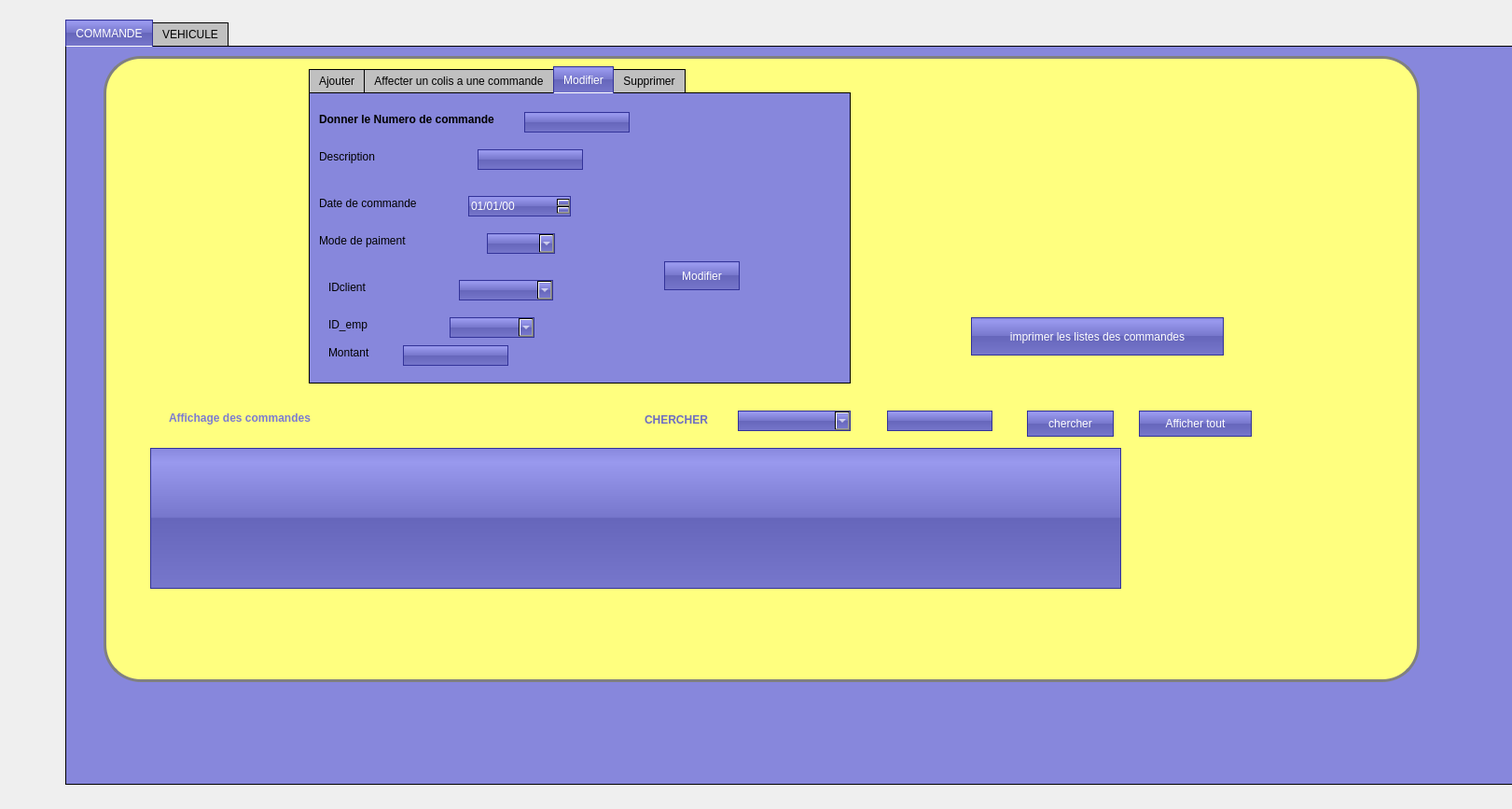
<?xml version="1.0" encoding="UTF-8"?>
<ui version="4.0">
 <class>Gestioncommandes</class>
 <widget class="QDialog" name="Gestioncommandes">
  <property name="geometry">
   <rect>
    <x>0</x>
    <y>0</y>
    <width>1621</width>
    <height>867</height>
   </rect>
  </property>
  <property name="windowTitle">
   <string>Dialog</string>
  </property>
  <widget class="QTabWidget" name="tabWidget">
   <property name="geometry">
    <rect>
     <x>70</x>
     <y>20</y>
     <width>1611</width>
     <height>821</height>
    </rect>
   </property>
   <property name="styleSheet">
    <string notr="true">QLineEdit {
	font: 75 8pt &quot;MS Shell Dlg 2&quot;;
border: 3px solid gray;
border-radius: 70pxt;
background: white;
}
QDateEdit {
	font: 75 8pt &quot;MS Shell Dlg 2&quot;;
border: 3px solid gray;
border-radius: 40pxt;
background: white;
}
QComboBox {
color: white;
background-color: QLinearGradient( x1: 0, y1: 0, x2: 0, y2: 1, stop: 0 #88d, stop: 0.1 #99e, stop: 0.49 #77c, stop: 0.5 #66b, stop: 1 #77c);
border-width: 1px;
border-color: #339;
border-style: solid;
}
QPushButton
{
 color: white;
background-color: QLinearGradient( x1: 0, y1: 0, x2: 0, y2: 1, stop: 0 #88d, stop: 0.1 #99e, stop: 0.49 #77c, stop: 0.5 #66b, stop: 1 #77c);
border-width: 1px;
border-color: #339;
border-style: solid;

}
QPushButton:pressed
{
    background-color: QLinearGradient( x1: 0, y1: 0, x2: 0, y2: 1, stop: 0 #2d2d2d, stop: 0.1 #2b2b2b, stop: 0.5 #292929, stop: 0.9 #282828, stop: 1 #252525);
}
QTabWidget::pane {
    border: 1px solid black;
    background: rgb(135, 135, 220);
}

QTabWidget::tab-bar:top {
    top: 1px;
}

QTabWidget::tab-bar:bottom {
    bottom: 1px;
}

QTabWidget::tab-bar:left {
    right: 1px;
}

QTabWidget::tab-bar:right {
    left: 1px;
}

QTabBar::tab {
    border: 1px solid black;
}

QTabBar::tab:selected {
   color: white;
background-color: QLinearGradient( x1: 0, y1: 0, x2: 0, y2: 1, stop: 0 #88d, stop: 0.1 #99e, stop: 0.49 #77c, stop: 0.5 #66b, stop: 1 #77c);
border-width: 1px;
border-color: #339;
border-style: solid;
}

QTabBar::tab:!selected {
    background: silver;
}

QTabBar::tab:!selected:hover {
    background: #999;
}

QTabBar::tab:top:!selected {
    margin-top: 3px;
}

QTabBar::tab:bottom:!selected {
    margin-bottom: 3px;
}

QTabBar::tab:top, QTabBar::tab:bottom {
    min-width: 8ex;
    margin-right: -1px;
    padding: 5px 10px 5px 10px;
}

QTabBar::tab:top:selected {
    border-bottom-color: none;
}

QTabBar::tab:bottom:selected {
    border-top-color: none;
}

QTabBar::tab:top:last, QTabBar::tab:bottom:last,
QTabBar::tab:top:only-one, QTabBar::tab:bottom:only-one {
    margin-right: 0;
}

QTabBar::tab:left:!selected {
    margin-right: 3px;
}

QTabBar::tab:right:!selected {
    margin-left: 3px;
}

QTabBar::tab:left, QTabBar::tab:right {
    min-height: 8ex;
    margin-bottom: -1px;
    padding: 10px 5px 10px 5px;
}

QTabBar::tab:left:selected {
    border-left-color: none;
}

QTabBar::tab:right:selected {
    border-right-color: blue;
}

QTabBar::tab:left:last, QTabBar::tab:right:last,
QTabBar::tab:left:only-one, QTabBar::tab:right:only-one {
    margin-bottom: 0;
}</string>
   </property>
   <property name="currentIndex">
    <number>0</number>
   </property>
   <widget class="QWidget" name="tab">
    <attribute name="title">
     <string>COMMANDE</string>
    </attribute>
    <widget class="QGroupBox" name="groupBox">
     <property name="geometry">
      <rect>
       <x>40</x>
       <y>10</y>
       <width>1411</width>
       <height>671</height>
      </rect>
     </property>
     <property name="styleSheet">
      <string notr="true">QGroupBox {
border: 3px solid gray;
border-radius: 40px;
background: rgb(255, 255, 127);
}</string>
     </property>
     <property name="title">
      <string/>
     </property>
     <widget class="QLabel" name="label_4">
      <property name="geometry">
       <rect>
        <x>40</x>
        <y>150</y>
        <width>55</width>
        <height>16</height>
       </rect>
      </property>
      <property name="text">
       <string/>
      </property>
     </widget>
     <widget class="QLabel" name="label_11">
      <property name="geometry">
       <rect>
        <x>70</x>
        <y>380</y>
        <width>301</width>
        <height>16</height>
       </rect>
      </property>
      <property name="text">
       <string>&lt;html&gt;&lt;head/&gt;&lt;body&gt;&lt;p&gt;&lt;span style=&quot; font-size:9pt; font-weight:600; color:#7c7cd1;&quot;&gt;Affichage des commandes&lt;/span&gt;&lt;/p&gt;&lt;/body&gt;&lt;/html&gt;</string>
      </property>
     </widget>
     <widget class="QTableView" name="tabcommande">
      <property name="enabled">
       <bool>true</bool>
      </property>
      <property name="geometry">
       <rect>
        <x>50</x>
        <y>420</y>
        <width>1041</width>
        <height>151</height>
       </rect>
      </property>
      <property name="acceptDrops">
       <bool>false</bool>
      </property>
      <property name="styleSheet">
       <string notr="true"> QTableView  {
     color: white;
background-color: QLinearGradient( x1: 0, y1: 0, x2: 0, y2: 1, stop: 0 #88d, stop: 0.1 #99e, stop: 0.49 #77c, stop: 0.5 #66b, stop: 1 #77c);
border-width: 1px;
border-color: #339;
border-style: solid;
 }</string>
      </property>
     </widget>
     <widget class="QTabWidget" name="tabWidget_2">
      <property name="geometry">
       <rect>
        <x>220</x>
        <y>10</y>
        <width>581</width>
        <height>341</height>
       </rect>
      </property>
      <property name="styleSheet">
       <string notr="true">QLineEdit {color: white;
	font: 75 9pt &quot;MS Shell Dlg 2&quot;;
background-color: QLinearGradient( x1: 0, y1: 0, x2: 0, y2: 1, stop: 0 #88d, stop: 0.1 #99e, stop: 0.49 #77c, stop: 0.5 #66b, stop: 1 #77c);
border-width: 1px;
border-color: #339;
border-style: solid;
}
QDateEdit {
	color: white;
	font: 75 9pt &quot;MS Shell Dlg 2&quot;;
background-color: QLinearGradient( x1: 0, y1: 0, x2: 0, y2: 1, stop: 0 #88d, stop: 0.1 #99e, stop: 0.49 #77c, stop: 0.5 #66b, stop: 1 #77c);
border-width: 1px;
border-color: #339;
border-style: solid;
}
QComboBox {
color: white;
background-color: QLinearGradient( x1: 0, y1: 0, x2: 0, y2: 1, stop: 0 #88d, stop: 0.1 #99e, stop: 0.49 #77c, stop: 0.5 #66b, stop: 1 #77c);
border-width: 1px;
border-color: #339;
border-style: solid;
}
QPushButton
{
 color: white;
background-color: QLinearGradient( x1: 0, y1: 0, x2: 0, y2: 1, stop: 0 #88d, stop: 0.1 #99e, stop: 0.49 #77c, stop: 0.5 #66b, stop: 1 #77c);
border-width: 1px;
border-color: #339;
border-style: solid;

}
QPushButton:pressed
{
    background-color: QLinearGradient( x1: 0, y1: 0, x2: 0, y2: 1, stop: 0 #2d2d2d, stop: 0.1 #2b2b2b, stop: 0.5 #292929, stop: 0.9 #282828, stop: 1 #252525);
}
QTabWidget::pane {
    border: 1px solid black;
    background: rgb(135, 135, 220);
}

QTabWidget::tab-bar:top {
    top: 1px;
}

QTabWidget::tab-bar:bottom {
    bottom: 1px;
}

QTabWidget::tab-bar:left {
    right: 1px;
}

QTabWidget::tab-bar:right {
    left: 1px;
}

QTabBar::tab {
    border: 1px solid black;
}

QTabBar::tab:selected {
   color: white;
background-color: QLinearGradient( x1: 0, y1: 0, x2: 0, y2: 1, stop: 0 #88d, stop: 0.1 #99e, stop: 0.49 #77c, stop: 0.5 #66b, stop: 1 #77c);
border-width: 1px;
border-color: #339;
border-style: solid;
}

QTabBar::tab:!selected {
    background: silver;
}

QTabBar::tab:!selected:hover {
    background: #999;
}

QTabBar::tab:top:!selected {
    margin-top: 3px;
}

QTabBar::tab:bottom:!selected {
    margin-bottom: 3px;
}

QTabBar::tab:top, QTabBar::tab:bottom {
    min-width: 8ex;
    margin-right: -1px;
    padding: 5px 10px 5px 10px;
}

QTabBar::tab:top:selected {
    border-bottom-color: none;
}

QTabBar::tab:bottom:selected {
    border-top-color: none;
}

QTabBar::tab:top:last, QTabBar::tab:bottom:last,
QTabBar::tab:top:only-one, QTabBar::tab:bottom:only-one {
    margin-right: 0;
}

QTabBar::tab:left:!selected {
    margin-right: 3px;
}

QTabBar::tab:right:!selected {
    margin-left: 3px;
}

QTabBar::tab:left, QTabBar::tab:right {
    min-height: 8ex;
    margin-bottom: -1px;
    padding: 10px 5px 10px 5px;
}

QTabBar::tab:left:selected {
    border-left-color: none;
}

QTabBar::tab:right:selected {
    border-right-color: blue;
}

QTabBar::tab:left:last, QTabBar::tab:right:last,
QTabBar::tab:left:only-one, QTabBar::tab:right:only-one {
    margin-bottom: 0;
}</string>
      </property>
      <property name="currentIndex">
       <number>2</number>
      </property>
      <widget class="QWidget" name="Ajouter">
       <attribute name="title">
        <string>Ajouter</string>
       </attribute>
       <widget class="QLabel" name="label">
        <property name="geometry">
         <rect>
          <x>10</x>
          <y>20</y>
          <width>151</width>
          <height>16</height>
         </rect>
        </property>
        <property name="text">
         <string>Numero de commande</string>
        </property>
       </widget>
       <widget class="QLineEdit" name="le_num">
        <property name="geometry">
         <rect>
          <x>150</x>
          <y>20</y>
          <width>113</width>
          <height>22</height>
         </rect>
        </property>
       </widget>
       <widget class="QLineEdit" name="description">
        <property name="geometry">
         <rect>
          <x>150</x>
          <y>50</y>
          <width>111</width>
          <height>31</height>
         </rect>
        </property>
       </widget>
       <widget class="QLabel" name="label_6">
        <property name="geometry">
         <rect>
          <x>20</x>
          <y>50</y>
          <width>101</width>
          <height>20</height>
         </rect>
        </property>
        <property name="text">
         <string>Description</string>
        </property>
       </widget>
       <widget class="QLabel" name="label_3">
        <property name="geometry">
         <rect>
          <x>10</x>
          <y>110</y>
          <width>121</width>
          <height>16</height>
         </rect>
        </property>
        <property name="text">
         <string>Date de commande</string>
        </property>
       </widget>
       <widget class="QDateEdit" name="datedecommande">
        <property name="geometry">
         <rect>
          <x>150</x>
          <y>100</y>
          <width>110</width>
          <height>22</height>
         </rect>
        </property>
        <property name="displayFormat">
         <string>dd/MM/yy</string>
        </property>
       </widget>
       <widget class="QLabel" name="label_7">
        <property name="geometry">
         <rect>
          <x>10</x>
          <y>150</y>
          <width>111</width>
          <height>16</height>
         </rect>
        </property>
        <property name="text">
         <string>Mode de paiment</string>
        </property>
       </widget>
       <widget class="QComboBox" name="modepaiment">
        <property name="geometry">
         <rect>
          <x>140</x>
          <y>150</y>
          <width>73</width>
          <height>22</height>
         </rect>
        </property>
       </widget>
       <widget class="QLabel" name="label_8">
        <property name="geometry">
         <rect>
          <x>10</x>
          <y>260</y>
          <width>55</width>
          <height>16</height>
         </rect>
        </property>
        <property name="text">
         <string>Montant</string>
        </property>
       </widget>
       <widget class="QLabel" name="label_5">
        <property name="geometry">
         <rect>
          <x>10</x>
          <y>190</y>
          <width>55</width>
          <height>16</height>
         </rect>
        </property>
        <property name="text">
         <string>IDclient</string>
        </property>
       </widget>
       <widget class="QLineEdit" name="montant">
        <property name="geometry">
         <rect>
          <x>100</x>
          <y>260</y>
          <width>113</width>
          <height>22</height>
         </rect>
        </property>
       </widget>
       <widget class="QPushButton" name="ajouterCommandes">
        <property name="geometry">
         <rect>
          <x>290</x>
          <y>220</y>
          <width>141</width>
          <height>31</height>
         </rect>
        </property>
        <property name="text">
         <string>Ajouter</string>
        </property>
       </widget>
       <widget class="QComboBox" name="comboBoxidclient">
        <property name="geometry">
         <rect>
          <x>80</x>
          <y>190</y>
          <width>101</width>
          <height>22</height>
         </rect>
        </property>
       </widget>
       <widget class="QLabel" name="label_18">
        <property name="geometry">
         <rect>
          <x>10</x>
          <y>230</y>
          <width>55</width>
          <height>16</height>
         </rect>
        </property>
        <property name="text">
         <string>ID_emp</string>
        </property>
       </widget>
       <widget class="QComboBox" name="idemp">
        <property name="geometry">
         <rect>
          <x>80</x>
          <y>230</y>
          <width>91</width>
          <height>22</height>
         </rect>
        </property>
       </widget>
      </widget>
      <widget class="QWidget" name="tab_5">
       <attribute name="title">
        <string>Affecter un colis a une commande</string>
       </attribute>
       <widget class="QLabel" name="label_34">
        <property name="geometry">
         <rect>
          <x>20</x>
          <y>20</y>
          <width>141</width>
          <height>20</height>
         </rect>
        </property>
        <property name="text">
         <string>Numero_de_commande</string>
        </property>
       </widget>
       <widget class="QLabel" name="label_2">
        <property name="geometry">
         <rect>
          <x>40</x>
          <y>60</y>
          <width>81</width>
          <height>16</height>
         </rect>
        </property>
        <property name="text">
         <string>Code_colis</string>
        </property>
       </widget>
       <widget class="QLineEdit" name="Etat">
        <property name="geometry">
         <rect>
          <x>190</x>
          <y>100</y>
          <width>113</width>
          <height>22</height>
         </rect>
        </property>
       </widget>
       <widget class="QLabel" name="label_13">
        <property name="geometry">
         <rect>
          <x>50</x>
          <y>100</y>
          <width>55</width>
          <height>16</height>
         </rect>
        </property>
        <property name="text">
         <string>Etat</string>
        </property>
       </widget>
       <widget class="QPushButton" name="affecter">
        <property name="geometry">
         <rect>
          <x>220</x>
          <y>180</y>
          <width>281</width>
          <height>28</height>
         </rect>
        </property>
        <property name="text">
         <string>Affecter</string>
        </property>
       </widget>
       <widget class="QComboBox" name="affecternumcommande">
        <property name="geometry">
         <rect>
          <x>190</x>
          <y>20</y>
          <width>101</width>
          <height>22</height>
         </rect>
        </property>
       </widget>
       <widget class="QComboBox" name="affectercolis">
        <property name="geometry">
         <rect>
          <x>190</x>
          <y>60</y>
          <width>101</width>
          <height>22</height>
         </rect>
        </property>
       </widget>
      </widget>
      <widget class="QWidget" name="tab_3">
       <attribute name="title">
        <string>Modifier</string>
       </attribute>
       <widget class="QLabel" name="label_10">
        <property name="geometry">
         <rect>
          <x>10</x>
          <y>20</y>
          <width>231</width>
          <height>16</height>
         </rect>
        </property>
        <property name="text">
         <string>&lt;html&gt;&lt;head/&gt;&lt;body&gt;&lt;p&gt;&lt;span style=&quot; font-weight:600;&quot;&gt;Donner le Numero de commande&lt;/span&gt;&lt;/p&gt;&lt;/body&gt;&lt;/html&gt;</string>
        </property>
       </widget>
       <widget class="QLineEdit" name="Mnum">
        <property name="geometry">
         <rect>
          <x>230</x>
          <y>20</y>
          <width>113</width>
          <height>22</height>
         </rect>
        </property>
       </widget>
       <widget class="QLabel" name="label_12">
        <property name="geometry">
         <rect>
          <x>10</x>
          <y>60</y>
          <width>91</width>
          <height>16</height>
         </rect>
        </property>
        <property name="text">
         <string>Description</string>
        </property>
       </widget>
       <widget class="QLineEdit" name="Mdescription">
        <property name="geometry">
         <rect>
          <x>180</x>
          <y>60</y>
          <width>113</width>
          <height>22</height>
         </rect>
        </property>
       </widget>
       <widget class="QLabel" name="label_14">
        <property name="geometry">
         <rect>
          <x>10</x>
          <y>110</y>
          <width>121</width>
          <height>16</height>
         </rect>
        </property>
        <property name="text">
         <string>Date de commande</string>
        </property>
       </widget>
       <widget class="QDateEdit" name="Mdate">
        <property name="geometry">
         <rect>
          <x>170</x>
          <y>110</y>
          <width>110</width>
          <height>22</height>
         </rect>
        </property>
        <property name="displayFormat">
         <string>dd/MM/yy</string>
        </property>
       </widget>
       <widget class="QLabel" name="label_15">
        <property name="geometry">
         <rect>
          <x>10</x>
          <y>150</y>
          <width>111</width>
          <height>16</height>
         </rect>
        </property>
        <property name="text">
         <string>Mode de paiment</string>
        </property>
       </widget>
       <widget class="QComboBox" name="Mmodepaiment_2">
        <property name="geometry">
         <rect>
          <x>190</x>
          <y>150</y>
          <width>73</width>
          <height>22</height>
         </rect>
        </property>
       </widget>
       <widget class="QLabel" name="label_16">
        <property name="geometry">
         <rect>
          <x>20</x>
          <y>200</y>
          <width>55</width>
          <height>16</height>
         </rect>
        </property>
        <property name="text">
         <string>IDclient</string>
        </property>
       </widget>
       <widget class="QPushButton" name="ModifierCommandes">
        <property name="geometry">
         <rect>
          <x>380</x>
          <y>180</y>
          <width>81</width>
          <height>31</height>
         </rect>
        </property>
        <property name="text">
         <string>Modifier</string>
        </property>
       </widget>
       <widget class="QLabel" name="label_17">
        <property name="geometry">
         <rect>
          <x>20</x>
          <y>270</y>
          <width>55</width>
          <height>16</height>
         </rect>
        </property>
        <property name="text">
         <string>Montant</string>
        </property>
       </widget>
       <widget class="QLineEdit" name="MMontant">
        <property name="geometry">
         <rect>
          <x>100</x>
          <y>270</y>
          <width>113</width>
          <height>22</height>
         </rect>
        </property>
       </widget>
       <widget class="QComboBox" name="comboBoxMidclient">
        <property name="geometry">
         <rect>
          <x>160</x>
          <y>200</y>
          <width>101</width>
          <height>22</height>
         </rect>
        </property>
       </widget>
       <widget class="QLabel" name="label_20">
        <property name="geometry">
         <rect>
          <x>20</x>
          <y>240</y>
          <width>55</width>
          <height>16</height>
         </rect>
        </property>
        <property name="text">
         <string>ID_emp</string>
        </property>
       </widget>
       <widget class="QComboBox" name="idemp_2">
        <property name="geometry">
         <rect>
          <x>150</x>
          <y>240</y>
          <width>91</width>
          <height>22</height>
         </rect>
        </property>
       </widget>
      </widget>
      <widget class="QWidget" name="tab_4">
       <attribute name="title">
        <string>Supprimer</string>
       </attribute>
       <widget class="QLabel" name="label_9">
        <property name="geometry">
         <rect>
          <x>80</x>
          <y>26</y>
          <width>231</width>
          <height>20</height>
         </rect>
        </property>
        <property name="text">
         <string>&lt;html&gt;&lt;head/&gt;&lt;body&gt;&lt;p&gt;&lt;span style=&quot; font-weight:600;&quot;&gt;Donner le numero de commande&lt;/span&gt;&lt;/p&gt;&lt;/body&gt;&lt;/html&gt;</string>
        </property>
       </widget>
       <widget class="QLineEdit" name="numsupp">
        <property name="geometry">
         <rect>
          <x>110</x>
          <y>60</y>
          <width>113</width>
          <height>22</height>
         </rect>
        </property>
       </widget>
       <widget class="QPushButton" name="supprimerCommandes">
        <property name="geometry">
         <rect>
          <x>130</x>
          <y>150</y>
          <width>151</width>
          <height>41</height>
         </rect>
        </property>
        <property name="text">
         <string>Supprimer</string>
        </property>
       </widget>
      </widget>
     </widget>
     <widget class="QLabel" name="label_21">
      <property name="geometry">
       <rect>
        <x>580</x>
        <y>380</y>
        <width>81</width>
        <height>20</height>
       </rect>
      </property>
      <property name="text">
       <string>&lt;html&gt;&lt;head/&gt;&lt;body&gt;&lt;p&gt;&lt;span style=&quot; font-weight:600; color:#6d6dc2;&quot;&gt;CHERCHER&lt;/span&gt;&lt;/p&gt;&lt;/body&gt;&lt;/html&gt;</string>
      </property>
     </widget>
     <widget class="QComboBox" name="chercher">
      <property name="geometry">
       <rect>
        <x>680</x>
        <y>380</y>
        <width>121</width>
        <height>22</height>
       </rect>
      </property>
      <property name="styleSheet">
       <string notr="true">color: white;
background-color: QLinearGradient( x1: 0, y1: 0, x2: 0, y2: 1, stop: 0 #88d, stop: 0.1 #99e, stop: 0.49 #77c, stop: 0.5 #66b, stop: 1 #77c);
border-width: 1px;
border-color: #339;
border-style: solid;</string>
      </property>
     </widget>
     <widget class="QLineEdit" name="lineEditchercher">
      <property name="geometry">
       <rect>
        <x>840</x>
        <y>380</y>
        <width>113</width>
        <height>22</height>
       </rect>
      </property>
      <property name="styleSheet">
       <string notr="true">color: white;
background-color: QLinearGradient( x1: 0, y1: 0, x2: 0, y2: 1, stop: 0 #88d, stop: 0.1 #99e, stop: 0.49 #77c, stop: 0.5 #66b, stop: 1 #77c);
border-width: 1px;
border-color: #339;
border-style: solid;</string>
      </property>
     </widget>
     <widget class="QPushButton" name="chercher_2Commandes">
      <property name="geometry">
       <rect>
        <x>990</x>
        <y>380</y>
        <width>93</width>
        <height>28</height>
       </rect>
      </property>
      <property name="styleSheet">
       <string notr="true">QPushButton
{
 color: white;
background-color: QLinearGradient( x1: 0, y1: 0, x2: 0, y2: 1, stop: 0 #88d, stop: 0.1 #99e, stop: 0.49 #77c, stop: 0.5 #66b, stop: 1 #77c);
border-width: 1px;
border-color: #339;
border-style: solid;

}
QPushButton:pressed
{
    background-color: QLinearGradient( x1: 0, y1: 0, x2: 0, y2: 1, stop: 0 #2d2d2d, stop: 0.1 #2b2b2b, stop: 0.5 #292929, stop: 0.9 #282828, stop: 1 #252525);
}</string>
      </property>
      <property name="text">
       <string>chercher</string>
      </property>
     </widget>
     <widget class="QPushButton" name="imprimer">
      <property name="geometry">
       <rect>
        <x>930</x>
        <y>280</y>
        <width>271</width>
        <height>41</height>
       </rect>
      </property>
      <property name="styleSheet">
       <string notr="true">QPushButton
{
 color: white;
background-color: QLinearGradient( x1: 0, y1: 0, x2: 0, y2: 1, stop: 0 #88d, stop: 0.1 #99e, stop: 0.49 #77c, stop: 0.5 #66b, stop: 1 #77c);
border-width: 1px;
border-color: #339;
border-style: solid;

}
QPushButton:pressed
{
    background-color: QLinearGradient( x1: 0, y1: 0, x2: 0, y2: 1, stop: 0 #2d2d2d, stop: 0.1 #2b2b2b, stop: 0.5 #292929, stop: 0.9 #282828, stop: 1 #252525);
}</string>
      </property>
      <property name="text">
       <string>imprimer les listes des commandes</string>
      </property>
     </widget>
     <widget class="QPushButton" name="Affichertout">
      <property name="geometry">
       <rect>
        <x>1110</x>
        <y>380</y>
        <width>121</width>
        <height>28</height>
       </rect>
      </property>
      <property name="text">
       <string>Afficher tout</string>
      </property>
     </widget>
     <widget class="QLabel" name="label_23">
      <property name="geometry">
       <rect>
        <x>30</x>
        <y>20</y>
        <width>111</width>
        <height>61</height>
       </rect>
      </property>
      <property name="styleSheet">
       <string notr="true">image :url(:/new/prefix1/png-clipart-computer-icons-purchase-order-open-pack-icon-computer-icons-purchase-order.png);</string>
      </property>
      <property name="text">
       <string/>
      </property>
     </widget>
    </widget>
   </widget>
   <widget class="QWidget" name="tab_2">
    <attribute name="title">
     <string>VEHICULE</string>
    </attribute>
    <widget class="QGroupBox" name="groupBox_2">
     <property name="geometry">
      <rect>
       <x>0</x>
       <y>30</y>
       <width>1511</width>
       <height>701</height>
      </rect>
     </property>
     <property name="styleSheet">
      <string notr="true">QGroupBox {
border: 3px solid gray;
border-radius: 40px;
background: rgb(255, 255, 127);
}
QComboBox {
color: white;
background-color: QLinearGradient( x1: 0, y1: 0, x2: 0, y2: 1, stop: 0 #88d, stop: 0.1 #99e, stop: 0.49 #77c, stop: 0.5 #66b, stop: 1 #77c);
border-width: 1px;
border-color: #339;
border-style: solid;
}</string>
     </property>
     <property name="title">
      <string/>
     </property>
     <widget class="QTabWidget" name="tabWidget_3">
      <property name="geometry">
       <rect>
        <x>20</x>
        <y>180</y>
        <width>421</width>
        <height>421</height>
       </rect>
      </property>
      <property name="styleSheet">
       <string notr="true">QLineEdit {
	color: white;
background-color: QLinearGradient( x1: 0, y1: 0, x2: 0, y2: 1, stop: 0 #88d, stop: 0.1 #99e, stop: 0.49 #77c, stop: 0.5 #66b, stop: 1 #77c);
border-width: 1px;
border-color: #339;
border-style: solid;
}
QDateEdit {
	font: 75 8pt &quot;MS Shell Dlg 2&quot;;
border: 3px solid gray;
border-radius: 40pxt;
background: white;
}
QComboBox {
color: white;
background-color: QLinearGradient( x1: 0, y1: 0, x2: 0, y2: 1, stop: 0 #88d, stop: 0.1 #99e, stop: 0.49 #77c, stop: 0.5 #66b, stop: 1 #77c);
border-width: 1px;
border-color: #339;
border-style: solid;
}
QPushButton
{
 color: white;
background-color: QLinearGradient( x1: 0, y1: 0, x2: 0, y2: 1, stop: 0 #88d, stop: 0.1 #99e, stop: 0.49 #77c, stop: 0.5 #66b, stop: 1 #77c);
border-width: 1px;
border-color: #339;
border-style: solid;

}
QPushButton:pressed
{
    background-color: QLinearGradient( x1: 0, y1: 0, x2: 0, y2: 1, stop: 0 #2d2d2d, stop: 0.1 #2b2b2b, stop: 0.5 #292929, stop: 0.9 #282828, stop: 1 #252525);
}
QTabWidget::pane {
    border: 1px solid black;
    background: rgb(135, 135, 220);
}

QTabWidget::tab-bar:top {
    top: 1px;
}

QTabWidget::tab-bar:bottom {
    bottom: 1px;
}

QTabWidget::tab-bar:left {
    right: 1px;
}

QTabWidget::tab-bar:right {
    left: 1px;
}

QTabBar::tab {
    border: 1px solid black;
}

QTabBar::tab:selected {
   color: white;
background-color: QLinearGradient( x1: 0, y1: 0, x2: 0, y2: 1, stop: 0 #88d, stop: 0.1 #99e, stop: 0.49 #77c, stop: 0.5 #66b, stop: 1 #77c);
border-width: 1px;
border-color: #339;
border-style: solid;
}

QTabBar::tab:!selected {
    background: silver;
}

QTabBar::tab:!selected:hover {
    background: #999;
}

QTabBar::tab:top:!selected {
    margin-top: 3px;
}

QTabBar::tab:bottom:!selected {
    margin-bottom: 3px;
}

QTabBar::tab:top, QTabBar::tab:bottom {
    min-width: 8ex;
    margin-right: -1px;
    padding: 5px 10px 5px 10px;
}

QTabBar::tab:top:selected {
    border-bottom-color: none;
}

QTabBar::tab:bottom:selected {
    border-top-color: none;
}

QTabBar::tab:top:last, QTabBar::tab:bottom:last,
QTabBar::tab:top:only-one, QTabBar::tab:bottom:only-one {
    margin-right: 0;
}

QTabBar::tab:left:!selected {
    margin-right: 3px;
}

QTabBar::tab:right:!selected {
    margin-left: 3px;
}

QTabBar::tab:left, QTabBar::tab:right {
    min-height: 8ex;
    margin-bottom: -1px;
    padding: 10px 5px 10px 5px;
}

QTabBar::tab:left:selected {
    border-left-color: none;
}

QTabBar::tab:right:selected {
    border-right-color: blue;
}

QTabBar::tab:left:last, QTabBar::tab:right:last,
QTabBar::tab:left:only-one, QTabBar::tab:right:only-one {
    margin-bottom: 0;
}</string>
      </property>
      <property name="currentIndex">
       <number>0</number>
      </property>
      <widget class="QWidget" name="tab_9">
       <attribute name="title">
        <string>Ajouter </string>
       </attribute>
       <widget class="QLabel" name="label_35">
        <property name="geometry">
         <rect>
          <x>10</x>
          <y>70</y>
          <width>121</width>
          <height>16</height>
         </rect>
        </property>
        <property name="text">
         <string>&lt;html&gt;&lt;head/&gt;&lt;body&gt;&lt;p&gt;&lt;span style=&quot; font-weight:600;&quot;&gt;Numero de chassis&lt;/span&gt;&lt;/p&gt;&lt;/body&gt;&lt;/html&gt;</string>
        </property>
       </widget>
       <widget class="QLineEdit" name="numerochassis">
        <property name="geometry">
         <rect>
          <x>140</x>
          <y>70</y>
          <width>113</width>
          <height>22</height>
         </rect>
        </property>
       </widget>
       <widget class="QLabel" name="label_36">
        <property name="geometry">
         <rect>
          <x>10</x>
          <y>120</y>
          <width>131</width>
          <height>16</height>
         </rect>
        </property>
        <property name="text">
         <string>&lt;html&gt;&lt;head/&gt;&lt;body&gt;&lt;p&gt;&lt;span style=&quot; font-weight:600;&quot;&gt;Marque de vehicule&lt;/span&gt;&lt;/p&gt;&lt;/body&gt;&lt;/html&gt;</string>
        </property>
       </widget>
       <widget class="QLabel" name="label_37">
        <property name="geometry">
         <rect>
          <x>10</x>
          <y>170</y>
          <width>121</width>
          <height>16</height>
         </rect>
        </property>
        <property name="text">
         <string>&lt;html&gt;&lt;head/&gt;&lt;body&gt;&lt;p&gt;&lt;span style=&quot; font-weight:600;&quot;&gt;Date de circulation&lt;/span&gt;&lt;/p&gt;&lt;/body&gt;&lt;/html&gt;</string>
        </property>
       </widget>
       <widget class="QDateEdit" name="datecirculation">
        <property name="geometry">
         <rect>
          <x>140</x>
          <y>170</y>
          <width>110</width>
          <height>22</height>
         </rect>
        </property>
       </widget>
       <widget class="QLabel" name="label_38">
        <property name="geometry">
         <rect>
          <x>10</x>
          <y>220</y>
          <width>111</width>
          <height>16</height>
         </rect>
        </property>
        <property name="text">
         <string>&lt;html&gt;&lt;head/&gt;&lt;body&gt;&lt;p&gt;&lt;span style=&quot; font-weight:600;&quot;&gt;Type de vehicule&lt;/span&gt;&lt;/p&gt;&lt;/body&gt;&lt;/html&gt;</string>
        </property>
       </widget>
       <widget class="QComboBox" name="typev">
        <property name="geometry">
         <rect>
          <x>140</x>
          <y>220</y>
          <width>73</width>
          <height>22</height>
         </rect>
        </property>
       </widget>
       <widget class="QLabel" name="label_39">
        <property name="geometry">
         <rect>
          <x>10</x>
          <y>270</y>
          <width>101</width>
          <height>16</height>
         </rect>
        </property>
        <property name="text">
         <string>&lt;html&gt;&lt;head/&gt;&lt;body&gt;&lt;p&gt;&lt;span style=&quot; font-weight:600;&quot;&gt;Type carburant&lt;/span&gt;&lt;/p&gt;&lt;/body&gt;&lt;/html&gt;</string>
        </property>
       </widget>
       <widget class="QComboBox" name="typecarburant">
        <property name="geometry">
         <rect>
          <x>140</x>
          <y>270</y>
          <width>73</width>
          <height>22</height>
         </rect>
        </property>
       </widget>
       <widget class="QPushButton" name="AjouterVehicule">
        <property name="geometry">
         <rect>
          <x>240</x>
          <y>320</y>
          <width>131</width>
          <height>31</height>
         </rect>
        </property>
        <property name="text">
         <string>Ajouter</string>
        </property>
       </widget>
       <widget class="QLabel" name="label_40">
        <property name="geometry">
         <rect>
          <x>10</x>
          <y>330</y>
          <width>81</width>
          <height>16</height>
         </rect>
        </property>
        <property name="text">
         <string>&lt;html&gt;&lt;head/&gt;&lt;body&gt;&lt;p&gt;&lt;span style=&quot; font-weight:600;&quot;&gt;Id employe&lt;/span&gt;&lt;/p&gt;&lt;/body&gt;&lt;/html&gt;</string>
        </property>
       </widget>
       <widget class="QLabel" name="label_41">
        <property name="geometry">
         <rect>
          <x>10</x>
          <y>20</y>
          <width>151</width>
          <height>16</height>
         </rect>
        </property>
        <property name="text">
         <string>&lt;html&gt;&lt;head/&gt;&lt;body&gt;&lt;p&gt;&lt;span style=&quot; font-weight:600;&quot;&gt;Matricule&lt;/span&gt;&lt;/p&gt;&lt;/body&gt;&lt;/html&gt;</string>
        </property>
       </widget>
       <widget class="QLineEdit" name="Matricule">
        <property name="geometry">
         <rect>
          <x>120</x>
          <y>20</y>
          <width>113</width>
          <height>22</height>
         </rect>
        </property>
       </widget>
       <widget class="QComboBox" name="marquev">
        <property name="geometry">
         <rect>
          <x>140</x>
          <y>120</y>
          <width>101</width>
          <height>22</height>
         </rect>
        </property>
       </widget>
       <widget class="QComboBox" name="comboBoxemp">
        <property name="geometry">
         <rect>
          <x>100</x>
          <y>330</y>
          <width>101</width>
          <height>22</height>
         </rect>
        </property>
       </widget>
      </widget>
      <widget class="QWidget" name="tab_10">
       <attribute name="title">
        <string>Modifier</string>
       </attribute>
       <widget class="QLabel" name="label_42">
        <property name="geometry">
         <rect>
          <x>20</x>
          <y>30</y>
          <width>151</width>
          <height>16</height>
         </rect>
        </property>
        <property name="text">
         <string>&lt;html&gt;&lt;head/&gt;&lt;body&gt;&lt;p&gt;&lt;span style=&quot; font-weight:600;&quot;&gt;Matricule&lt;/span&gt;&lt;/p&gt;&lt;/body&gt;&lt;/html&gt;</string>
        </property>
       </widget>
       <widget class="QLineEdit" name="Matricule_2">
        <property name="geometry">
         <rect>
          <x>90</x>
          <y>30</y>
          <width>113</width>
          <height>22</height>
         </rect>
        </property>
       </widget>
       <widget class="QLabel" name="label_43">
        <property name="geometry">
         <rect>
          <x>10</x>
          <y>70</y>
          <width>131</width>
          <height>16</height>
         </rect>
        </property>
        <property name="text">
         <string>&lt;html&gt;&lt;head/&gt;&lt;body&gt;&lt;p&gt;&lt;span style=&quot; font-weight:600;&quot;&gt;Numero de chassis&lt;/span&gt;&lt;/p&gt;&lt;/body&gt;&lt;/html&gt;</string>
        </property>
       </widget>
       <widget class="QLineEdit" name="numerochassis_2">
        <property name="geometry">
         <rect>
          <x>150</x>
          <y>70</y>
          <width>113</width>
          <height>22</height>
         </rect>
        </property>
       </widget>
       <widget class="QLabel" name="label_44">
        <property name="geometry">
         <rect>
          <x>10</x>
          <y>110</y>
          <width>141</width>
          <height>16</height>
         </rect>
        </property>
        <property name="text">
         <string>&lt;html&gt;&lt;head/&gt;&lt;body&gt;&lt;p&gt;&lt;span style=&quot; font-weight:600;&quot;&gt;Marque de vehicule&lt;/span&gt;&lt;/p&gt;&lt;/body&gt;&lt;/html&gt;</string>
        </property>
       </widget>
       <widget class="QLabel" name="label_45">
        <property name="geometry">
         <rect>
          <x>10</x>
          <y>150</y>
          <width>111</width>
          <height>16</height>
         </rect>
        </property>
        <property name="text">
         <string>&lt;html&gt;&lt;head/&gt;&lt;body&gt;&lt;p&gt;&lt;span style=&quot; font-weight:600;&quot;&gt;Date de circulation&lt;/span&gt;&lt;/p&gt;&lt;/body&gt;&lt;/html&gt;</string>
        </property>
       </widget>
       <widget class="QDateEdit" name="datecirculation_2">
        <property name="geometry">
         <rect>
          <x>130</x>
          <y>150</y>
          <width>110</width>
          <height>22</height>
         </rect>
        </property>
       </widget>
       <widget class="QLabel" name="label_46">
        <property name="geometry">
         <rect>
          <x>10</x>
          <y>190</y>
          <width>111</width>
          <height>16</height>
         </rect>
        </property>
        <property name="text">
         <string>&lt;html&gt;&lt;head/&gt;&lt;body&gt;&lt;p&gt;&lt;span style=&quot; font-weight:600;&quot;&gt;Type de vehicule&lt;/span&gt;&lt;/p&gt;&lt;/body&gt;&lt;/html&gt;</string>
        </property>
       </widget>
       <widget class="QComboBox" name="typev_2">
        <property name="geometry">
         <rect>
          <x>160</x>
          <y>190</y>
          <width>73</width>
          <height>22</height>
         </rect>
        </property>
       </widget>
       <widget class="QLabel" name="label_47">
        <property name="geometry">
         <rect>
          <x>10</x>
          <y>230</y>
          <width>101</width>
          <height>16</height>
         </rect>
        </property>
        <property name="text">
         <string>&lt;html&gt;&lt;head/&gt;&lt;body&gt;&lt;p&gt;&lt;span style=&quot; font-weight:600;&quot;&gt;Type carburant&lt;/span&gt;&lt;/p&gt;&lt;/body&gt;&lt;/html&gt;</string>
        </property>
       </widget>
       <widget class="QComboBox" name="typecarburant_2">
        <property name="geometry">
         <rect>
          <x>160</x>
          <y>230</y>
          <width>73</width>
          <height>22</height>
         </rect>
        </property>
       </widget>
       <widget class="QLabel" name="label_48">
        <property name="geometry">
         <rect>
          <x>10</x>
          <y>260</y>
          <width>81</width>
          <height>16</height>
         </rect>
        </property>
        <property name="text">
         <string>&lt;html&gt;&lt;head/&gt;&lt;body&gt;&lt;p&gt;&lt;span style=&quot; font-weight:600;&quot;&gt;Id employe&lt;/span&gt;&lt;/p&gt;&lt;/body&gt;&lt;/html&gt;</string>
        </property>
       </widget>
       <widget class="QPushButton" name="ModifierVehicule">
        <property name="geometry">
         <rect>
          <x>270</x>
          <y>330</y>
          <width>121</width>
          <height>31</height>
         </rect>
        </property>
        <property name="text">
         <string>Modifier</string>
        </property>
       </widget>
       <widget class="QComboBox" name="marquev_2">
        <property name="geometry">
         <rect>
          <x>150</x>
          <y>110</y>
          <width>101</width>
          <height>22</height>
         </rect>
        </property>
       </widget>
       <widget class="QComboBox" name="comboBoxempM">
        <property name="geometry">
         <rect>
          <x>130</x>
          <y>260</y>
          <width>111</width>
          <height>22</height>
         </rect>
        </property>
       </widget>
      </widget>
      <widget class="QWidget" name="tab_11">
       <attribute name="title">
        <string>Supprimer</string>
       </attribute>
       <widget class="QLabel" name="label_49">
        <property name="geometry">
         <rect>
          <x>100</x>
          <y>40</y>
          <width>221</width>
          <height>16</height>
         </rect>
        </property>
        <property name="text">
         <string>&lt;html&gt;&lt;head/&gt;&lt;body&gt;&lt;p&gt;&lt;span style=&quot; font-weight:600;&quot;&gt;Donner la matricule de vehicule&lt;/span&gt;&lt;/p&gt;&lt;/body&gt;&lt;/html&gt;</string>
        </property>
       </widget>
       <widget class="QLineEdit" name="supprimer">
        <property name="geometry">
         <rect>
          <x>130</x>
          <y>80</y>
          <width>113</width>
          <height>22</height>
         </rect>
        </property>
       </widget>
       <widget class="QPushButton" name="supprimerVehicule">
        <property name="geometry">
         <rect>
          <x>230</x>
          <y>320</y>
          <width>171</width>
          <height>41</height>
         </rect>
        </property>
        <property name="text">
         <string>Supprimer</string>
        </property>
       </widget>
      </widget>
     </widget>
     <widget class="QLabel" name="label_50">
      <property name="geometry">
       <rect>
        <x>450</x>
        <y>70</y>
        <width>171</width>
        <height>16</height>
       </rect>
      </property>
      <property name="text">
       <string>&lt;html&gt;&lt;head/&gt;&lt;body&gt;&lt;p&gt;&lt;span style=&quot; font-weight:600;&quot;&gt;Afficher les vehicules&lt;/span&gt;&lt;/p&gt;&lt;/body&gt;&lt;/html&gt;</string>
      </property>
     </widget>
     <widget class="QTableView" name="tabvehicule">
      <property name="geometry">
       <rect>
        <x>450</x>
        <y>100</y>
        <width>951</width>
        <height>211</height>
       </rect>
      </property>
      <property name="styleSheet">
       <string notr="true">QTableView {
color: white;
background-color: QLinearGradient( x1: 0, y1: 0, x2: 0, y2: 1, stop: 0 #88d, stop: 0.1 #99e, stop: 0.49 #77c, stop: 0.5 #66b, stop: 1 #77c);
border-width: 1px;
border-color: #339;
border-style: solid;}</string>
      </property>
     </widget>
     <widget class="statistiquev" name="widget" native="true">
      <property name="geometry">
       <rect>
        <x>580</x>
        <y>390</y>
        <width>341</width>
        <height>251</height>
       </rect>
      </property>
      <property name="styleSheet">
       <string notr="true">color: white;
background-color: QLinearGradient( x1: 0, y1: 0, x2: 0, y2: 1, stop: 0 #88d, stop: 0.1 #99e, stop: 0.49 #77c, stop: 0.5 #66b, stop: 1 #77c);
border-width: 1px;
border-color: #339;
border-style: solid;</string>
      </property>
     </widget>
     <widget class="QLabel" name="label_52">
      <property name="geometry">
       <rect>
        <x>480</x>
        <y>30</y>
        <width>101</width>
        <height>21</height>
       </rect>
      </property>
      <property name="text">
       <string>&lt;html&gt;&lt;head/&gt;&lt;body&gt;&lt;p&gt;&lt;span style=&quot; font-size:10pt; font-weight:600;&quot;&gt;Chercher&lt;/span&gt;&lt;/p&gt;&lt;/body&gt;&lt;/html&gt;</string>
      </property>
     </widget>
     <widget class="QComboBox" name="combochercherv">
      <property name="geometry">
       <rect>
        <x>560</x>
        <y>30</y>
        <width>111</width>
        <height>22</height>
       </rect>
      </property>
      <property name="styleSheet">
       <string notr="true">QComboBox {
color: white;
background-color: QLinearGradient( x1: 0, y1: 0, x2: 0, y2: 1, stop: 0 #88d, stop: 0.1 #99e, stop: 0.49 #77c, stop: 0.5 #66b, stop: 1 #77c);
border-width: 1px;
border-color: #339;
border-style: solid;
}</string>
      </property>
     </widget>
     <widget class="QLineEdit" name="lineEditvehicule">
      <property name="geometry">
       <rect>
        <x>680</x>
        <y>30</y>
        <width>161</width>
        <height>22</height>
       </rect>
      </property>
      <property name="styleSheet">
       <string notr="true">color: white;
background-color: QLinearGradient( x1: 0, y1: 0, x2: 0, y2: 1, stop: 0 #88d, stop: 0.1 #99e, stop: 0.49 #77c, stop: 0.5 #66b, stop: 1 #77c);
border-width: 1px;
border-color: #339;
border-style: solid;</string>
      </property>
     </widget>
     <widget class="QPushButton" name="cherchervehicule">
      <property name="geometry">
       <rect>
        <x>870</x>
        <y>30</y>
        <width>91</width>
        <height>21</height>
       </rect>
      </property>
      <property name="styleSheet">
       <string notr="true">QPushButton
{
color: white;
background-color: QLinearGradient( x1: 0, y1: 0, x2: 0, y2: 1, stop: 0 #88d, stop: 0.1 #99e, stop: 0.49 #77c, stop: 0.5 #66b, stop: 1 #77c);
border-width: 1px;
border-color: #339;
border-style: solid;
}
QPushButton:pressed
{
    background-color: QLinearGradient( x1: 0, y1: 0, x2: 0, y2: 1, stop: 0 #2d2d2d, stop: 0.1 #2b2b2b, stop: 0.5 #292929, stop: 0.9 #282828, stop: 1 #252525);
}</string>
      </property>
      <property name="text">
       <string>Chercher</string>
      </property>
     </widget>
     <widget class="QLabel" name="label_53">
      <property name="geometry">
       <rect>
        <x>580</x>
        <y>330</y>
        <width>281</width>
        <height>31</height>
       </rect>
      </property>
      <property name="text">
       <string>&lt;html&gt;&lt;head/&gt;&lt;body&gt;&lt;p&gt;&lt;span style=&quot; font-size:16pt; font-weight:600; color:#6b6bc0;&quot;&gt;STATISTIQUES&lt;/span&gt;&lt;/p&gt;&lt;/body&gt;&lt;/html&gt;</string>
      </property>
     </widget>
     <widget class="QLabel" name="Camion">
      <property name="geometry">
       <rect>
        <x>950</x>
        <y>390</y>
        <width>121</width>
        <height>41</height>
       </rect>
      </property>
      <property name="styleSheet">
       <string notr="true"/>
      </property>
      <property name="text">
       <string>&lt;html&gt;&lt;head/&gt;&lt;body&gt;&lt;p&gt;&lt;span style=&quot; font-size:16pt; font-weight:600; color:#0000ff;&quot;&gt;Camion&lt;/span&gt;&lt;/p&gt;&lt;/body&gt;&lt;/html&gt;</string>
      </property>
     </widget>
     <widget class="QLabel" name="Moto">
      <property name="geometry">
       <rect>
        <x>960</x>
        <y>430</y>
        <width>91</width>
        <height>31</height>
       </rect>
      </property>
      <property name="text">
       <string>&lt;html&gt;&lt;head/&gt;&lt;body&gt;&lt;p&gt;&lt;span style=&quot; font-size:16pt; font-weight:600; color:#00ff00;&quot;&gt;Moto&lt;/span&gt;&lt;/p&gt;&lt;/body&gt;&lt;/html&gt;</string>
      </property>
     </widget>
     <widget class="QLabel" name="label_19">
      <property name="geometry">
       <rect>
        <x>950</x>
        <y>470</y>
        <width>111</width>
        <height>31</height>
       </rect>
      </property>
      <property name="text">
       <string>&lt;html&gt;&lt;head/&gt;&lt;body&gt;&lt;p&gt;&lt;span style=&quot; font-size:14pt; font-weight:600; color:#808000;&quot;&gt;Tricycle&lt;/span&gt;&lt;/p&gt;&lt;/body&gt;&lt;/html&gt;</string>
      </property>
     </widget>
     <widget class="QPushButton" name="Affichertout_2">
      <property name="geometry">
       <rect>
        <x>990</x>
        <y>30</y>
        <width>121</width>
        <height>28</height>
       </rect>
      </property>
      <property name="text">
       <string>Afficher tout</string>
      </property>
     </widget>
     <widget class="QLabel" name="label_22">
      <property name="geometry">
       <rect>
        <x>10</x>
        <y>30</y>
        <width>221</width>
        <height>101</height>
       </rect>
      </property>
      <property name="styleSheet">
       <string notr="true">image:url(:/new/prefix1/Delivery-512.png);</string>
      </property>
      <property name="text">
       <string/>
      </property>
     </widget>
    </widget>
   </widget>
  </widget>
 </widget>
 <customwidgets>
  <customwidget>
   <class>statistiquev</class>
   <extends>QWidget</extends>
   <header>statistiquev.h</header>
   <container>1</container>
  </customwidget>
 </customwidgets>
 <resources/>
 <connections/>
</ui>
